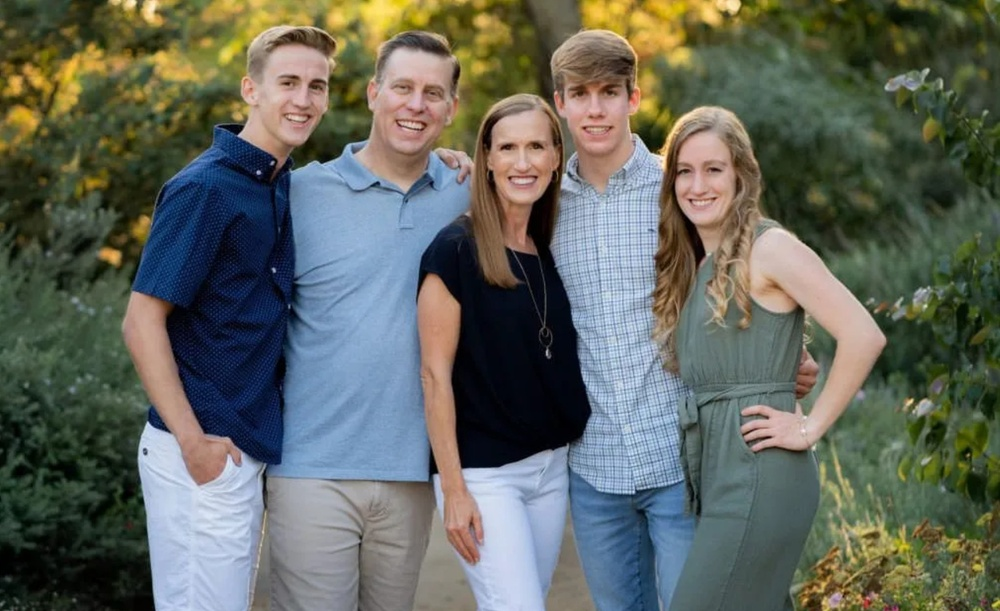
#> input picture src/Module1/JannaEverroadFamily-146-1024x683-1920w.jpg, 1000 x 611 px, shrunk from 1732 x 1059 before the run
$ python mainCT1_Option1.py
#> lines starting #> are read from the running program, lines starting #| are printed output that depends on the picture
# File: mainCT1_Option1.py
# Written by: Angel Hernandez
# Description: Module 1 - Critical Thinking - Option 1
# Requirement(s): Detect faces with Python. Using haarcascade instead of face_recognition because the latter
#                  is not compatible with newer versions of Python, it requires DLib and other dependencies that
#                  are not maintained. One of the requirements was to "use a pre-trained face detection model.
#                  No need to train your own", haarcascade is suitable for this task.

import os
import sys
import subprocess

class DependencyChecker:
    @staticmethod
    def ensure_package(package_name):
        try:
            __import__(package_name)
        except ImportError:
            print(f"Installing missing package: {package_name}...")
            subprocess.check_call([sys.executable, "-m", "pip", "install", package_name])
            print(f"Package '{package_name}' was installed successfully.")

class FaceDetector:
    def __init__(self, faces="JannaEverroadFamily-146-1024x683-1920w.jpg"):
        import cv2
        import numpy as np
        from PIL import Image as img, ImageDraw as idraw
        self.__np = np
        self.__cv2 = cv2
        self.__image = img
        self.__image_draw = idraw
        self.__face_cascade = None
        self.__selected_image = cv2.imread(faces)
        self.__gray = cv2.cvtColor(self.__selected_image, cv2.COLOR_BGR2GRAY)

    def detect_faces(self):
        self.__face_cascade = self.__cv2.CascadeClassifier(self.__cv2.data.haarcascades +
                                                           "haarcascade_frontalface_default.xml")
        assert not self.__face_cascade.empty(), "Failed to load face cascade model."

        faces = self.__face_cascade.detectMultiScale(self.__gray, scaleFactor=1.2, minNeighbors=6, minSize=(60, 60))
        print(f"Found {len(faces)} face(s) in this picture.")
        pil_image = self.__image.fromarray(self.__cv2.cvtColor(self.__selected_image, self.__cv2.COLOR_BGR2RGB))
        draw = self.__image_draw.Draw(pil_image)

        # Draw red boxes
        for (x, y, w, h) in faces:
            top = y
            left = x
            bottom = y + h
            right = x + w
            print(f"A face is located at Top: {top}, Left: {left}, Bottom: {bottom}, Right: {right}")
            draw.rectangle([left, top, right, bottom], outline="red", width=3)

        pil_image.show()

class TestCaseRunner:
    @staticmethod
    def run_test():
        face_detector = FaceDetector()
        face_detector.detect_faces()

def clear_screen():
    command = 'cls' if os.name == 'nt' else 'clear'
    os.system(command)

def main():
    try:
        dependencies = ['numpy', 'opencv-python', 'pillow']
        for d in dependencies: DependencyChecker.ensure_package(d)
        clear_screen()
        print('*** Module 1 - Critical Thinking - Option 1 ***\n')
        TestCaseRunner.run_test()
#> in detect_faces, `pil_image.show()`:
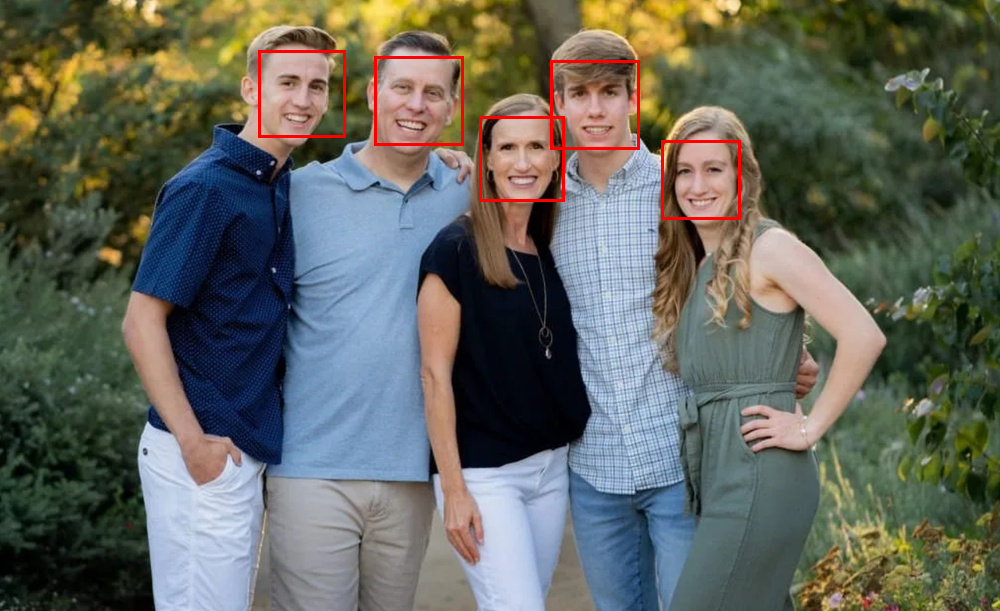
#> shown: PIL image 1000x611 RGB; mean R, G, B 98.9, 101.5, 92.6
    except Exception as e:
        print(e)

if __name__ == '__main__':
    main()
